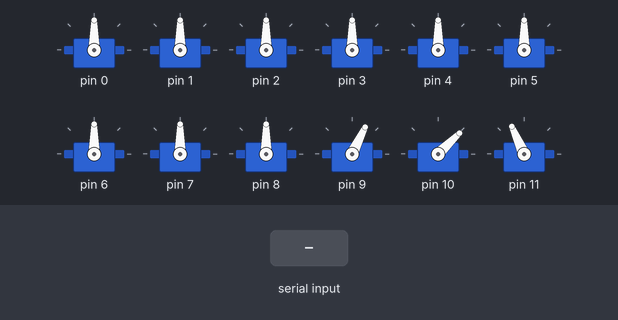
The sketch below on a simulated Arduino Leonardo, built with avr-gcc and run on an emulated ATmega32U4. Parts: 12 × servo. The inputs (shaded band) are chosen by the test bench.

Above: at 1.2 s.
1.3 s: "<90,45,200>" received over Serial
At 2.2 s:
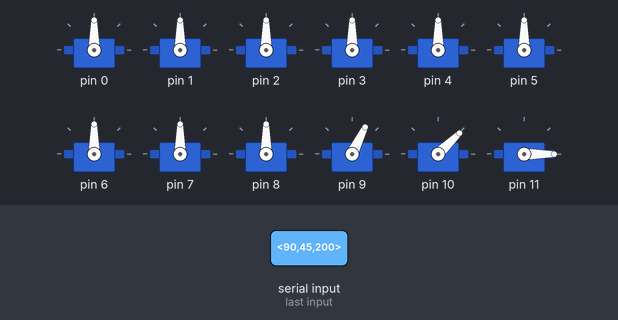
Timing chart, 0 to 4.3 s (numbered marks = the images above; inputs shaded):
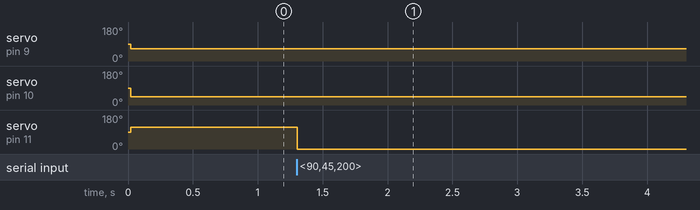

Measured:
- after the input at 1.3 s, servo on pin 11: 114° → 0° at once

The sketch:

arduino_com.ino.ino
```cpp
#include <Servo.h>
#include <math.h>


#define MAX_GAMMA 50
///VARIABLES SERVOMOTORES
#define MAX_SERVOS 12
Servo Servos[MAX_SERVOS];


//VARIABLES PARA CONTROLAR EL TIEMPO
unsigned long previousMillis = 0;
const long interval = 20;
unsigned long loopTime;
unsigned long previousLooptime;
double t;

//VARIABLES PARA RECIVIR EL COMANDO
const byte numChars = 32;
char receivedChars[numChars];
int spaceCounter = 0;

boolean newData = false;

int pulse0 = 55;
int pulse1 = 0;
int pulse2 = 65;
int pulse3 = 55;
int pulse4 = 0;
int pulse5 = 65;
int pulse6 = 55;
int pulse7 = 0;
int pulse8 = 65;
int pulse9 = 1200;
int pulse10 = 1000;
int pulse11 = 1718;


void setup() {
  // put your setup code here, to run once:
  Serial.begin(9600);
  Serial1.begin(9600);
  //IMUSetup();
  connectServos();


}

void loop() {
  // put your main code here, to run repeatedly:
  unsigned long currentMillis = millis();
    if (currentMillis - previousMillis >= interval) {
      // save the last time you blinked the LED
      previousMillis = currentMillis;
      t = float(currentMillis) / 1000;
      /////////cuenta el tiempo que tarda el bucle en ejecutarse
      loopTime = currentMillis - previousLooptime;
      Serial1.print("<");
//      Serial1.print(pulse0);
//      Serial1.print("#");
//      Serial.println();
//      delay(100);
//      if (Serial1.available()){
//          Serial1.println("ready");}
//      delay(20);
      recvWithStartEndMarkers();
//      Serial.print(pulse11);
//      Serial.println();
//      delay(20);
        newData = false;
        moveServos(pulse0, pulse1, pulse2, pulse3, pulse4, pulse5, pulse6, pulse7, pulse8, pulse9, pulse10, pulse11);
//      Serial.print(pulse0);
//      Serial.print(pulse1);
//      Serial.print(pulse2);
//      Serial.println();
//      Serial1.print(pulse0);
//      Serial1.print(pulse1);
//      Serial1.print(pulse2);
      //Serial1.println();
      previousLooptime = currentMillis;
  }
}


void connectServos() {
  Servos[0].attach(0);//FR
  Servos[1].attach(1);//0=2500
  Servos[2].attach(2);

  Servos[3].attach(3);//FL
  Servos[4].attach(4);//0=550
  Servos[5].attach(5);

  Servos[6].attach(6);//BR
  Servos[7].attach(7);//0=2500
  Servos[8].attach(8);

  Servos[9].attach(9);//BL
  Servos[10].attach(10);//0=550
  Servos[11].attach(11);
}


void moveServos(int pulse0, int pulse1, int pulse2, int pulse3, int pulse4, int pulse5, int pulse6, int pulse7, int pulse8, int pulse9, int pulse10, int pulse11) {

//  Servos[0].write(pulse0);
//  Servos[1].write(pulse1);
//  Servos[2].write(pulse2);
//
//  Servos[3].write(pulse3);
//  Servos[4].write(pulse4);
//  Servos[5].write(pulse5);
//
//  Servos[6].write(pulse6);
//  Servos[7].write(pulse7);
//  Servos[8].write(pulse8);

  Servos[9].writeMicroseconds(pulse9);
  Serial1.print(pulse9);
  Servos[10].writeMicroseconds(pulse10);
  Serial1.print(pulse10);
  Servos[11].writeMicroseconds(pulse11);
  Serial1.print(pulse11);
}


void recvWithStartEndMarkers() {
    static boolean recvInProgress = false;
    static byte ndx = 0;
    char startMarker = '<';
    char endMarker = '>';
    char spaceMarker = '#';

    char rc;

    while (Serial.available() > 0 && newData == false) {
        rc = Serial.read();
 //       Serial.print("serial In");
//        Serial1.println(rc);
//        Serial1.println();
        if (recvInProgress == true) {
            if (rc != endMarker && rc != spaceMarker) {
                receivedChars[ndx] = rc;
                ndx++;
                if (ndx >= numChars) {
                    ndx = numChars - 1;
                }
            }
            else if (rc == spaceMarker ){
              receivedChars[ndx] = '\0';
              if (spaceCounter==0){
                pulse0 = atoi(receivedChars);
                spaceCounter++;
                ndx=0;
              }
              else if (spaceCounter==1){
                //Serial.println(receivedChars);
                pulse1 = atoi(receivedChars);
                spaceCounter++;
                ndx=0;
              }
              else if (spaceCounter==2){
                //Serial.println(receivedChars);
                pulse2 = atoi(receivedChars);
                spaceCounter++;
                ndx=0;
              }
              else if (spaceCounter==3){
                //Serial.println(receivedChars);
                pulse3 = atoi(receivedChars);
                spaceCounter++;
                ndx=0;
              }
              else if (spaceCounter==4){
                //Serial.println(receivedChars);
                pulse4 = atoi(receivedChars);
                spaceCounter++;
                ndx=0;
              }
              else if (spaceCounter==5){
                //Serial.println(receivedChars);
                pulse5 = atoi(receivedChars);
                spaceCounter++;
                ndx=0;
              }
              else if (spaceCounter==6){
                //Seral.println(receivedChars);
                pulse6 = atoi(receivedChars);
                spaceCounter++;
                ndx=0;
              }
              else if (spaceCounter==7){
                //Serial.println(receivedChars);
                pulse7 = atoi(receivedChars);
                spaceCounter++;
                ndx=0;
              }
              else if (spaceCounter==8){
                //Serial.println(receivedChars);
                pulse8 = atoi(receivedChars);
                spaceCounter++;
                ndx=0;
              }
              else if (spaceCounter==9){
                //Serial.println(receivedChars);
                pulse9 = atoi(receivedChars);
//                Serial1.println(receivedChars);
                spaceCounter++;
                ndx=0;
              }
              else if (spaceCounter==10){
                //Serial.println(receivedChars);
                pulse10 = atoi(receivedChars);
                spaceCounter++;
                ndx=0;
              }
              else if (spaceCounter==11){
                //Serial.println(receivedChars);
                pulse11 = atoi(receivedChars);
                spaceCounter++;
                ndx=0;
              }
            }
            else {
                receivedChars[ndx] = '\0'; // terminate the string
                //Serial.println(receivedChars);
                pulse11 = atoi(receivedChars);
                recvInProgress = false;
                ndx = 0;
                spaceCounter=0;
                newData = true;
            }
        }

        else if (rc == startMarker) {
            recvInProgress = true;
        }
    }
}
```
